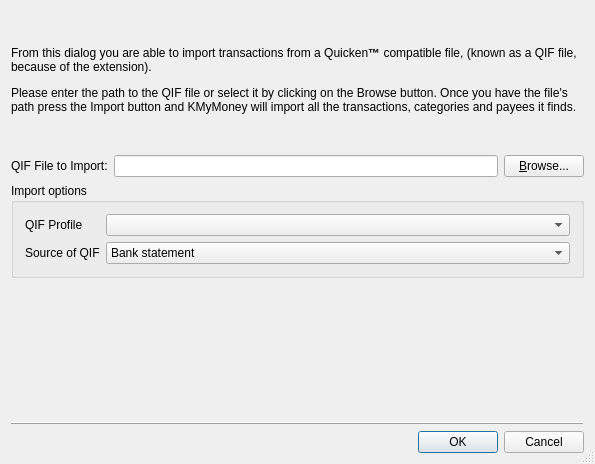
<?xml version="1.0" encoding="UTF-8"?>
<ui version="4.0">
 <class>KImportDlgDecl</class>
 <widget class="QDialog" name="KImportDlgDecl">
  <property name="geometry">
   <rect>
    <x>0</x>
    <y>0</y>
    <width>595</width>
    <height>464</height>
   </rect>
  </property>
  <property name="windowTitle">
   <string>QIF Import</string>
  </property>
  <property name="sizeGripEnabled">
   <bool>true</bool>
  </property>
  <property name="modal">
   <bool>true</bool>
  </property>
  <layout class="QVBoxLayout" name="verticalLayout">
   <item>
    <widget class="QLabel" name="qLabel1">
     <property name="sizePolicy">
      <sizepolicy hsizetype="Preferred" vsizetype="MinimumExpanding">
       <horstretch>0</horstretch>
       <verstretch>0</verstretch>
      </sizepolicy>
     </property>
     <property name="focusPolicy">
      <enum>Qt::NoFocus</enum>
     </property>
     <property name="text">
      <string>&lt;p&gt;From this dialog you are able to import transactions from a Quicken&lt;b&gt;&amp;trade;&lt;/b&gt; compatible file, (known as a QIF file, because of the extension).&lt;/p&gt;
&lt;p&gt;Please enter the path to the QIF file or select it by clicking on the Browse button. Once you have the file's path press the Import button and KMyMoney will import all the transactions, categories and payees it finds.&lt;/p&gt;</string>
     </property>
     <property name="wordWrap">
      <bool>true</bool>
     </property>
    </widget>
   </item>
   <item>
    <layout class="QHBoxLayout" name="horizontalLayout">
     <item>
      <widget class="QLabel" name="lblImportFile">
       <property name="sizePolicy">
        <sizepolicy hsizetype="Fixed" vsizetype="Minimum">
         <horstretch>0</horstretch>
         <verstretch>0</verstretch>
        </sizepolicy>
       </property>
       <property name="text">
        <string>QIF File to Import:</string>
       </property>
       <property name="wordWrap">
        <bool>false</bool>
       </property>
      </widget>
     </item>
     <item>
      <widget class="KLineEdit" name="m_qlineeditFile"/>
     </item>
     <item>
      <widget class="QPushButton" name="m_qbuttonBrowse">
       <property name="text">
        <string>&amp;Browse...</string>
       </property>
      </widget>
     </item>
    </layout>
   </item>
   <item>
    <widget class="QGroupBox" name="m_optionGroupBox">
     <property name="title">
      <string>Import options</string>
     </property>
     <layout class="QGridLayout" name="gridLayout">
      <item row="1" column="0">
       <widget class="QLabel" name="textLabel1">
        <property name="text">
         <string>Source of QIF</string>
        </property>
        <property name="wordWrap">
         <bool>false</bool>
        </property>
       </widget>
      </item>
      <item row="0" column="0">
       <widget class="QLabel" name="TextLabel3_2">
        <property name="text">
         <string>QIF Profile</string>
        </property>
        <property name="wordWrap">
         <bool>false</bool>
        </property>
       </widget>
      </item>
      <item row="1" column="1">
       <widget class="KComboBox" name="m_typeComboBox">
        <property name="whatsThis">
         <string>Select &lt;b&gt;Bank statement&lt;/b&gt; turns on automatic category matching which is turned off in case of &lt;b&gt;Other application&lt;/b&gt;. Use the latter if you import files from other Personal Finance Management software.</string>
        </property>
        <item>
         <property name="text">
          <string>Bank statement</string>
         </property>
        </item>
        <item>
         <property name="text">
          <string>Other application</string>
         </property>
        </item>
       </widget>
      </item>
      <item row="0" column="1">
       <widget class="KComboBox" name="m_profileComboBox">
        <property name="sizePolicy">
         <sizepolicy hsizetype="MinimumExpanding" vsizetype="Fixed">
          <horstretch>0</horstretch>
          <verstretch>0</verstretch>
         </sizepolicy>
        </property>
        <property name="minimumSize">
         <size>
          <width>200</width>
          <height>0</height>
         </size>
        </property>
        <property name="duplicatesEnabled">
         <bool>false</bool>
        </property>
       </widget>
      </item>
     </layout>
    </widget>
   </item>
   <item>
    <spacer name="verticalSpacer">
     <property name="orientation">
      <enum>Qt::Vertical</enum>
     </property>
     <property name="sizeHint" stdset="0">
      <size>
       <width>20</width>
       <height>47</height>
      </size>
     </property>
    </spacer>
   </item>
   <item>
    <widget class="Line" name="Line1">
     <property name="frameShape">
      <enum>QFrame::HLine</enum>
     </property>
     <property name="frameShadow">
      <enum>QFrame::Raised</enum>
     </property>
    </widget>
   </item>
   <item>
    <widget class="QDialogButtonBox" name="m_buttonBox">
     <property name="standardButtons">
      <set>QDialogButtonBox::Cancel|QDialogButtonBox::Ok</set>
     </property>
    </widget>
   </item>
  </layout>
  <zorder>m_optionGroupBox</zorder>
  <zorder>qLabel1</zorder>
  <zorder>Line1</zorder>
  <zorder>m_buttonBox</zorder>
 </widget>
 <layoutdefault spacing="6" margin="11"/>
 <customwidgets>
  <customwidget>
   <class>KLineEdit</class>
   <extends>QLineEdit</extends>
   <header>klineedit.h</header>
  </customwidget>
  <customwidget>
   <class>KComboBox</class>
   <extends>QComboBox</extends>
   <header>kcombobox.h</header>
  </customwidget>
 </customwidgets>
 <resources/>
 <connections/>
</ui>
